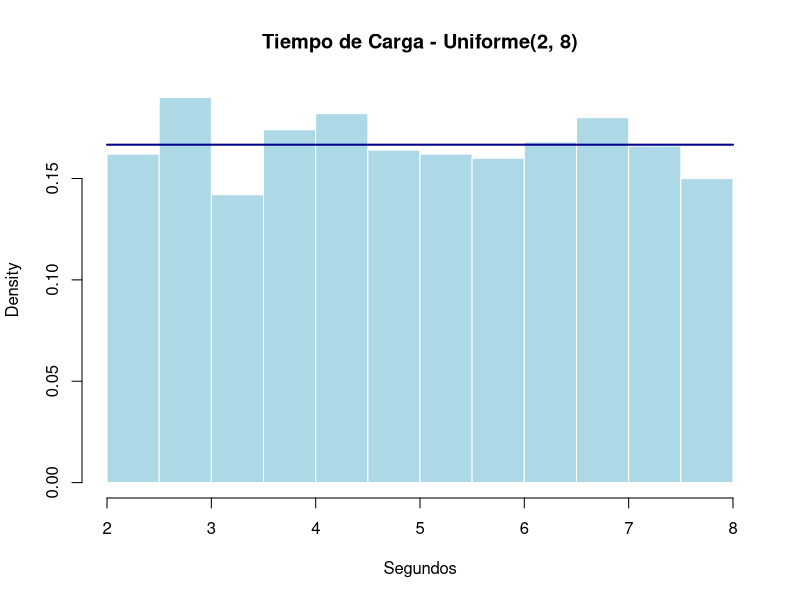
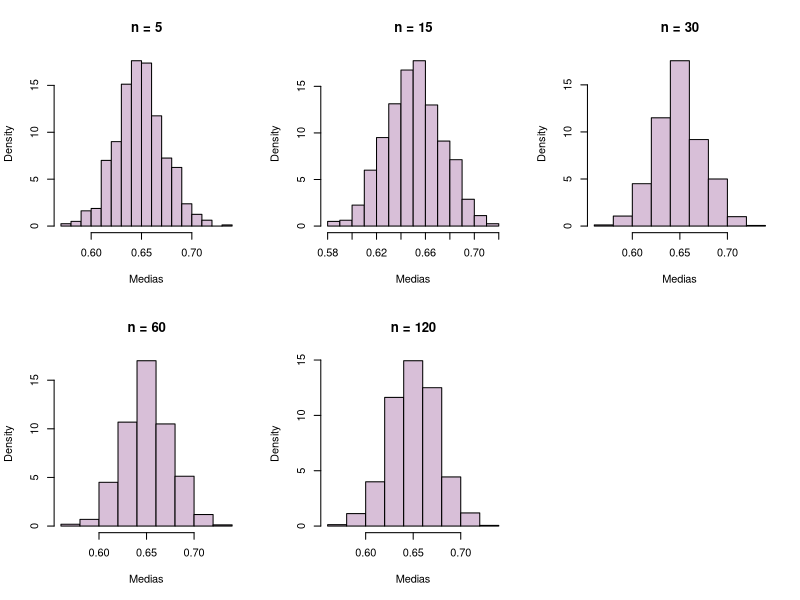
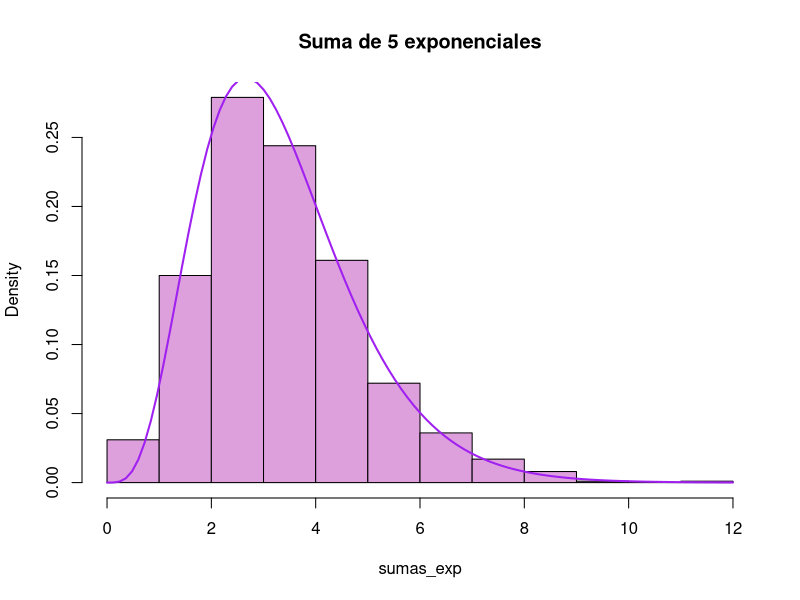
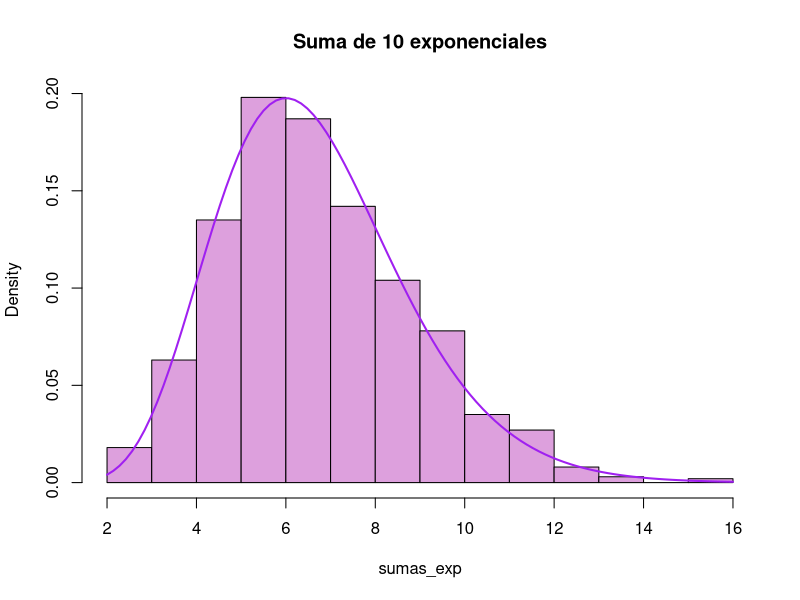
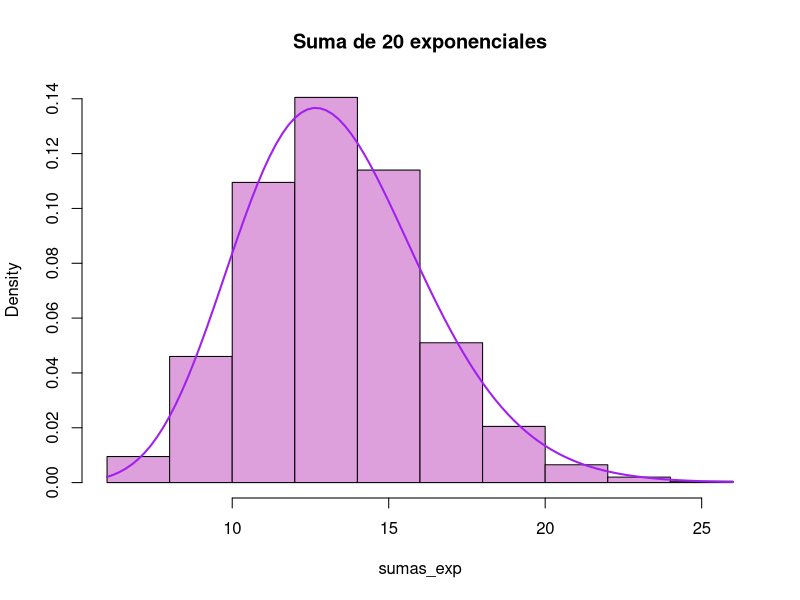
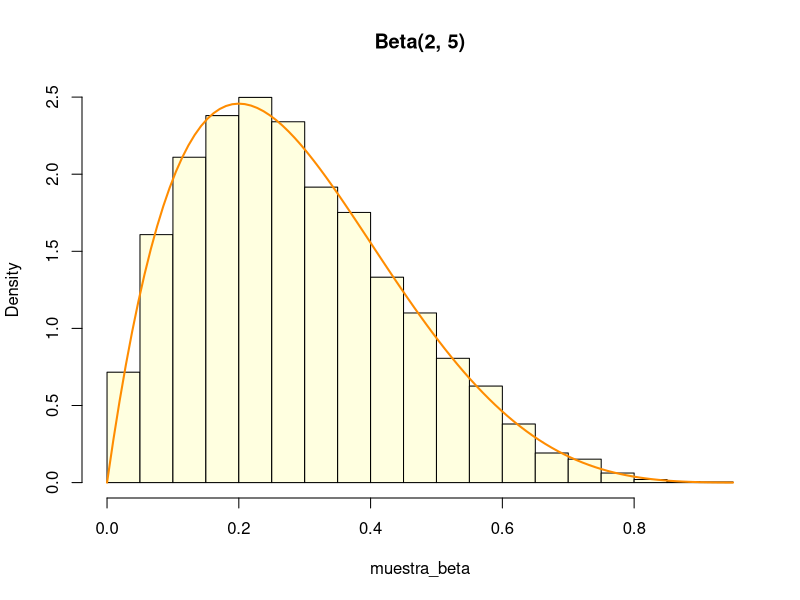
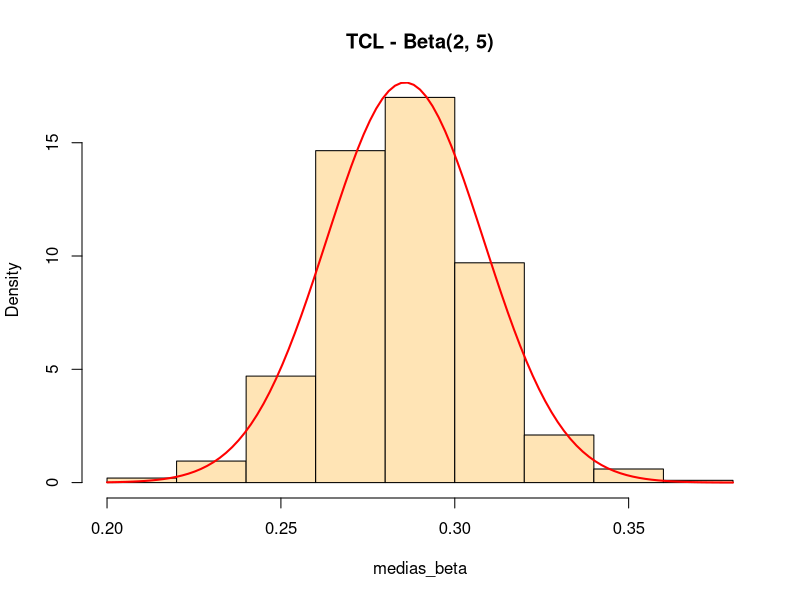
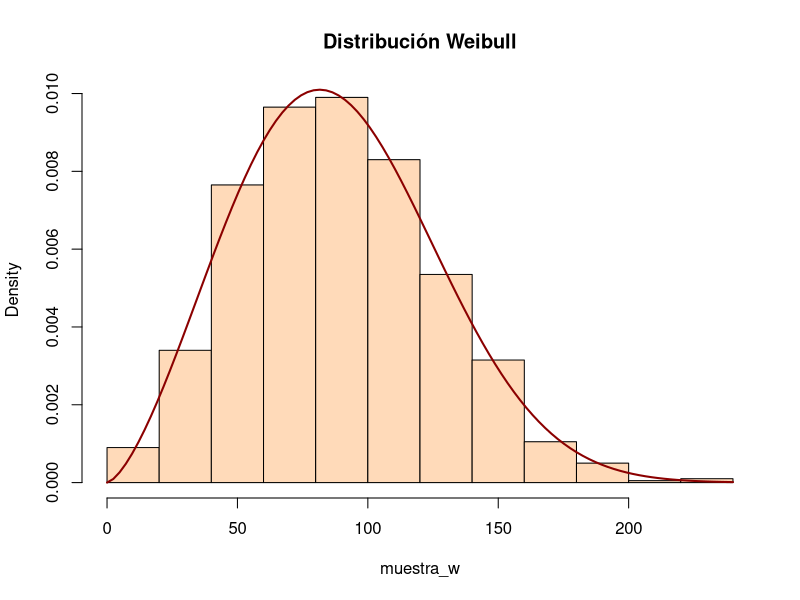

Recreate these plots in R, in order.
## ---- chunk 1
set.seed(123)
min_val <- 2; max_val <- 8; n <- 1000

# 1. Histograma con densidad teórica
tiempos <- runif(n, min = min_val, max = max_val)
hist(tiempos, probability = TRUE, col = "lightblue", border = "white",
     main = "Tiempo de Carga - Uniforme(2, 8)", xlab = "Segundos")
curve(dunif(x, min = min_val, max = max_val), add = TRUE, col = "darkblue", lwd = 2)

# 2. Percentil 75
p75 <- qunif(0.75, min = min_val, max = max_val)
cat("Percentil 75:", p75, "segundos\n")

# 3. P(X < 4)
prob_4 <- punif(4, min = min_val, max = max_val)
cat("Probabilidad P(X < 4):", prob_4, "\n")
## ---- chunk 2
set.seed(123)
n_mues <- c(5, 15, 30, 60, 120)
par(mfrow = c(2, 3))

for (n in n_mues) {
  medias <- replicate(800, {
    datos <- runif(100, 0, 1)
    mean(datos[datos > 0.3]) # Truncada para generar sesgo
  })
  hist(medias, probability = TRUE, col = "thistle", main = paste("n =", n), xlab = "Medias")
}
par(mfrow = c(1, 1))
## ---- chunk 3
set.seed(123)
n_mc <- 100000
x_mc <- runif(n_mc, -1, 1)
y_mc <- runif(n_mc, -1, 1)

pi_est <- 4 * sum(x_mc^2 + y_mc^2 <= 1) / n_mc
cat("Valor estimado de pi:", pi_est, "\n")
## ---- chunk 4
set.seed(123)
lambda <- 0.8
tamanios <- c(10, 50, 100, 500, 1000)

for (n in tamanios) {
  muestra <- rexp(n, rate = lambda)
  cat("n =", n, "| Media muestral:", mean(muestra), "| Teórica:", 1/lambda, "\n")
  cat("          | Varianza muestral:", var(muestra), "| Teórica:", 1/(lambda^2), "\n")
}
## ---- chunk 5
set.seed(123)
alpha <- 2.5; lambda <- 1.8
n_mues <- c(5, 10, 20, 30, 50, 100)

for (n in n_mues) {
  medias <- replicate(1000, mean(rgamma(n, shape = alpha, rate = lambda)))
  # Se compara la media y varianza teórica dividida entre n
}
## ---- chunk 6
set.seed(123)
rate_exp <- 1.5

for (n_exp in c(5, 10, 20)) {
  mat_exp <- matrix(rexp(1000 * n_exp, rate = rate_exp), ncol = n_exp)
  sumas_exp <- rowSums(mat_exp)
  
  hist(sumas_exp, probability = TRUE, main = paste("Suma de", n_exp, "exponenciales"), col = "plum")
  curve(dgamma(x, shape = n_exp, rate = rate_exp), add = TRUE, col = "purple", lwd = 2)
}
## ---- chunk 7
set.seed(123)
a_shape <- 2; b_shape <- 5
muestra_beta <- rbeta(10000, shape1 = a_shape, shape2 = b_shape)

hist(muestra_beta, probability = TRUE, col = "lightyellow", main = "Beta(2, 5)")
curve(dbeta(x, shape1 = a_shape, shape2 = b_shape), add = TRUE, col = "darkorange", lwd = 2)
## ---- chunk 8
set.seed(123)
medias_beta <- replicate(1000, mean(rbeta(50, shape1 = 2, shape2 = 5)))
hist(medias_beta, probability = TRUE, col = "moccasin", main = "TCL - Beta(2, 5)")
curve(dnorm(x, mean = 2/7, sd = sqrt((2*5)/((7^2)*8*50))), add = TRUE, col = "red", lwd = 2)
## ---- chunk 9
set.seed(123)
shape_w <- 2.5; scale_w <- 100
muestra_w <- rweibull(1000, shape = shape_w, scale = scale_w)

# Medidas descriptivas
media_w <- mean(muestra_w)
var_w <- var(muestra_w)

hist(muestra_w, probability = TRUE, col = "peachpuff", main = "Distribución Weibull")
curve(dweibull(x, shape = shape_w, scale = scale_w), add = TRUE, col = "darkred", lwd = 2)
## ---- chunk 10
set.seed(123)
# Ejercicio 6.3: Suma de normales al cuadrado -> Ji-cuadrada
df <- 10; n_sim <- 10000
mat_norm <- matrix(rnorm(n_sim * df), ncol = df)
ji_sim <- rowSums(mat_norm^2)

cat("Media Ji-cuadrada teórica:", df, "| Simulada:", mean(ji_sim), "\n")

# Ejercicio 6.5: Aditividad Ji1 + Ji2
j1 <- rchisq(n_sim, df = 5)
j2 <- rchisq(n_sim, df = 15)
suma_j <- j1 + j2 # Debería ser Ji-cuadrada con df = 20
cat("Media de la suma:", mean(suma_j), "| Esperada:", 20, "\n")
## ---- chunk 11
set.seed(123)
df_t <- 5
muestra_1000 <- rt(1000, df = df_t)

hist(muestra_1000, probability = TRUE, col = "mistyrose", main = "t de Student (df = 5)", breaks = 40)
curve(dt(x, df = df_t), add = TRUE, col = "blue", lwd = 2)
curve(dnorm(x), add = TRUE, col = "darkgreen", lty = 2, lwd = 2)
## ---- chunk 12
set.seed(123)
Z <- rnorm(1000)
V <- rchisq(1000, df = 10)
T_construida <- Z / sqrt(V / 10)

hist(T_construida, probability = TRUE, col = "lavender", main = "t Construida de Z y V")
curve(dt(x, df = 10), add = TRUE, col = "purple", lwd = 2)
## ---- chunk 13
set.seed(123)
# a. Si X ~ t(n) -> X^2 ~ F(1, n)
X_t <- rt(10000, df = 10)
F_de_t <- X_t^2

# b. Si X ~ F(a, b) -> 1/X ~ F(b, a)
X_f <- rf(10000, df1 = 5, df2 = 10)
inv_f <- 1 / X_f

# c. Cociente de Ji-cuadradas: (X/a) / (Y/b) ~ F(a, b)
chi_a <- rchisq(10000, df = 5) / 5
chi_b <- rchisq(10000, df = 10) / 10
F_cociente <- chi_a / chi_b

cat("Media cociente Ji-cuadradas:", mean(F_cociente), "| Teórica 10/8:", 10/8, "\n")
